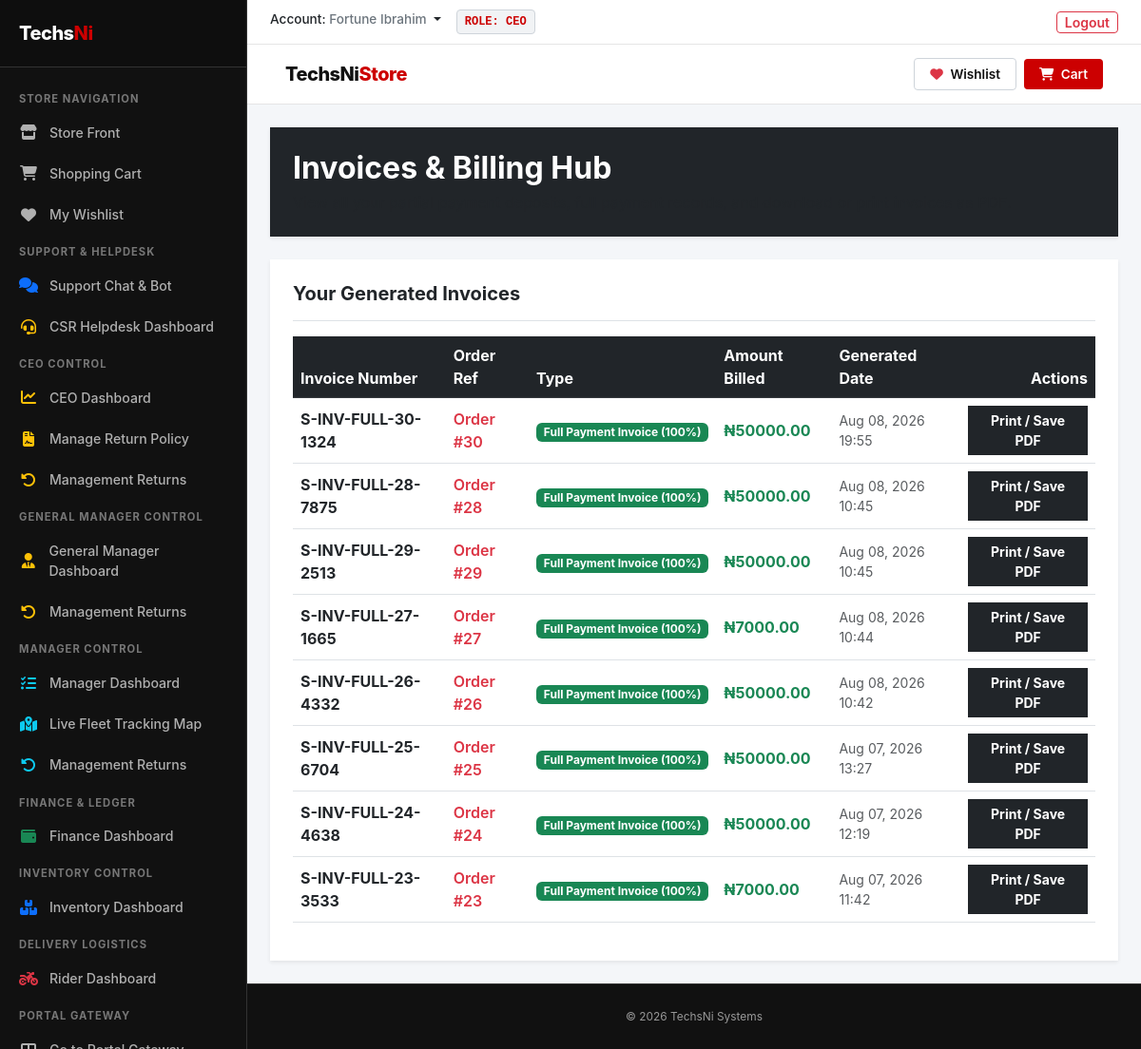
Screenshot of /store/my-invoices/ (signed in) with the database file from the repository.
### services/models.py (models this page shows, shortened)
class User(AbstractUser):
    groups = models.ManyToManyField(
        'auth.Group',
        related_name='custom_user_set',
        blank=True,
        help_text='The groups this user belongs to.',
        verbose_name='groups',
    )
    user_permissions = models.ManyToManyField(
        'auth.Permission',
        related_name='custom_user_permissions_set',
        blank=True,
        help_text='Specific permissions for this user.',
        verbose_name='user permissions',
    )
    ROLE_CHOICES = (
        ('ceo', 'CEO'),
        ('general_manager', 'General Manager'),
        ('manager', 'Manager'),
        ('assistant_manager', 'Assistant Manager'),
        ('customer_service', 'Customer Service Representative'),
        ('worker', 'Worker'),
        ('customer', 'Customer'),
        ('marketer', 'Marketer'),
    )
    role = models.CharField(max_length=30, choices=ROLE_CHOICES, default='customer')
    employee_id = models.CharField(max_length=50, unique=True, blank=True, null=True, verbose_name="ID Number")
    email = models.EmailField(unique=True, blank=False, null=False)
    phone_number = models.CharField(max_length=20, unique=True, null=True, blank=True)
    country = models.CharField(max_length=50, default='Nigeria')
    state = models.CharField(max_length=100, blank=True, null=True)
    capital = models.CharField(max_length=100, blank=True, null=True)
    lga = models.CharField(max_length=100, blank=True, null=True)
    address = models.TextField(blank=True, null=True)
    description = models.TextField(blank=True, null=True)
    narration = models.TextField(blank=True, null=True)
    is_verified = models.BooleanField(default=False)
    otp_code = models.CharField(max_length=6, blank=True, null=True)
    commission_percentage = models.DecimalField(
        max_digits=5, decimal_places=2, blank=True, null=True,
        verbose_name="Custom Commission Percentage (%)"
    )
    referred_by = models.ForeignKey('self', null=True, blank=True, on_delete=models.SET_NULL, related_name='referrals')

### store/models.py (models this page shows, shortened)
class StoreInvoice(models.Model):
    INVOICE_TYPE_CHOICES = (
        ('partial', 'Partial Payment Invoice'),
        ('full', 'Full Payment Invoice (100%)'),
        ('balance', 'Balance Settlement Invoice'),
    )
    order = models.ForeignKey(StoreOrder, on_delete=models.CASCADE, related_name='invoices')
    invoice_number = models.CharField(max_length=50, unique=True)
    invoice_type = models.CharField(max_length=20, choices=INVOICE_TYPE_CHOICES, default='full')
    amount_billed = models.DecimalField(max_digits=12, decimal_places=2, default=0.00)
    invoice_pdf = models.FileField(upload_to='store/invoices/', blank=True, null=True)
    generated_at = models.DateTimeField(auto_now_add=True)

class StoreOrder(models.Model):
    STATUS_CHOICES = (
        ('pending_payment', 'Pending Payment'),
        ('partial_payment_submitted', 'Partial Payment Submitted'),
        ('partial_payment_confirmed', 'Partial Payment Confirmed by Finance'),
        ('full_payment_submitted', 'Full Balance / 100% Payment Submitted'),
        ('full_payment_confirmed', 'Full Payment Confirmed by Finance'),
        ('order_ready', 'Order Ready for Dispatch'),
        ('picked_up', 'Picked Up by Rider (Live Tracking Active)'),
        ('arrived_at_customer', 'Arrived at Customer Location (Rider Locked)'),
        ('balance_paid', 'Balance Paid by Customer'),
        ('delivered', 'Delivered (Snap & Confirm Closed)'),
        ('completed', 'Completed'),
        ('return_requested', 'Return/Replacement Requested'),
        ('returned_to_store', 'Arrived at Store for Inspection'),
        ('replaced', 'Item Replaced'),
    )
    customer = models.ForeignKey(settings.AUTH_USER_MODEL, on_delete=models.CASCADE, related_name='store_orders')
    status = models.CharField(max_length=40, choices=STATUS_CHOICES, default='pending_payment')
    items_subtotal = models.DecimalField(max_digits=12, decimal_places=2, default=0.00)
    shipping_fee = models.DecimalField(max_digits=12, decimal_places=2, default=0.00)
    total_amount = models.DecimalField(max_digits=12, decimal_places=2, default=0.00)
    vendor_cost_amount = models.DecimalField(
        max_digits=12, decimal_places=2, default=0.00,
        help_text="Cost amount sent or owed to the vendor/supplier for items in this order."
    )
    payment_type = models.CharField(
        max_length=20,
        choices=(('full', 'Full 100% Payment'), ('partial', 'Partial Deposit')),
        default='full'
    )
    deposit_amount = models.DecimalField(max_digits=12, decimal_places=2, default=0.00)
    balance_amount = models.DecimalField(max_digits=12, decimal_places=2, default=0.00)
    balance_paid = models.BooleanField(default=False)
    shipping_address = models.TextField()
    phone_number = models.CharField(max_length=20, blank=True, null=True)
    assigned_rider = models.ForeignKey(
        settings.AUTH_USER_MODEL,
        on_delete=models.SET_NULL,
        blank=True,
        null=True,
        related_name='rider_store_deliveries'
    )
    rider_latitude = models.DecimalField(max_digits=9, decimal_places=6, blank=True, null=True, verbose_name="Rider Live Latitude")
    rider_longitude = models.DecimalField(max_digits=9, decimal_places=6, blank=True, null=True, verbose_name="Rider Live Longitude")
    is_location_live = models.BooleanField(default=False, verbose_name="Is Rider Location Broadcasting Live")
    delivery_proof_photo = models.ImageField(upload_to='store/delivery_proofs/', blank=True, null=True)
    created_at = models.DateTimeField(auto_now_add=True)
    updated_at = models.DateTimeField(auto_now=True)

### store/views.py (the view)
# urls.py: path('my-invoices/', views.customer_invoices_view, name='customer_invoices'),
@login_required
def customer_invoices_view(request):
    orders = StoreOrder.objects.filter(customer=request.user).order_by('-created_at')
    invoices = StoreInvoice.objects.filter(order__customer=request.user).order_by('-generated_at')
    global_settings = StoreGlobalSetting.get_settings()
    return render(request, 'store/customer_invoices.html', {
        'invoices': invoices,
        'orders': orders,
        'global_settings': global_settings
    })

### store/models.py (called while the page is built)
    @classmethod
    def get_settings(cls):
        obj, created = cls.objects.get_or_create(pk=1)
        return obj

### store/templates/store/customer_invoices.html (shortened to what this page needs)
{% extends 'store/base.html' %}
{% block content %}
<div class="row mb-4">
    <div class="col-12">
        <div class="card border-0 shadow-sm rounded-0 bg-dark text-white p-4">
            <h2 class="fw-bold mb-1">Invoices & Billing Hub</h2>
            <p class="text-muted mb-0">View all your partial payment deposits, full payment records, and download or print invoices as PDF.</p>
        </div>
    </div>
</div>
<div class="row">
    <div class="col-12">
        <div class="card border-0 shadow-sm rounded-0 p-4 bg-white">
            <h5 class="fw-bold mb-3 border-bottom pb-3">Your Generated Invoices</h5>
            {% if invoices %}
                <div class="table-responsive">
                    <table class="table table-hover align-middle">
                        <thead class="table-dark">
                            <tr>
                                <th>Invoice Number</th>
                                <th>Order Ref</th>
                                <th>Type</th>
                                <th>Amount Billed</th>
                                <th>Generated Date</th>
                                <th class="text-end">Actions</th>
                            </tr>
                        </thead>
                        <tbody>
                            {% for inv in invoices %}
                                <tr>
                                    <td class="fw-bold text-dark">{{ inv.invoice_number }}</td>
                                    <td>
                                        <a href="{% url 'store_order_detail' inv.order.id %}" class="text-decoration-none fw-semibold text-danger">
                                            Order #{{ inv.order.id }}
                                        </a>
                                    </td>
                                    <td>
                                        <span class="badge bg-{% if inv.invoice_type == 'partial' %}warning text-dark{% elif inv.invoice_type == 'balance' %}info text-dark{% else %}success{% endif %}">
                                            {{ inv.get_invoice_type_display }}
                                        </span>
                                    </td>
                                    <td class="fw-bold text-success">₦{{ inv.amount_billed }}</td>
                                    <td class="text-muted small">{{ inv.generated_at|date:"M d, Y H:i" }}</td>
                                    <td class="text-end">
                                        <button onclick="window.print()" class="btn btn-sm btn-dark rounded-0 fw-bold px-3">
                                            Print / Save PDF
                                        </button>
                                    </td>
                                </tr>
                            {% endfor %}
                        </tbody>
                    </table>
                </div>
            {% endif %}
        </div>
    </div>
</div>
{% endblock %}

### store/templates/store/base.html (shortened to what this page needs)
{% load static %}
<!DOCTYPE html>
<html lang="en">
<head>
    <link href="https://cdn.jsdelivr.net/npm/bootstrap@5.3.0/dist/css/bootstrap.min.css" rel="stylesheet">
    <link rel="stylesheet" href="https://cdn.jsdelivr.net/npm/bootstrap-icons@1.10.5/font/bootstrap-icons.css">
    <link rel="stylesheet" href="https://cdnjs.cloudflare.com/ajax/libs/font-awesome/6.4.0/css/all.min.css">
</head>
<body>
    <div class="app-wrapper">
        <nav class="app-sidebar" id="appSidebar">
            <div class="sidebar-brand-box d-flex justify-content-between align-items-center">
                <a href="{% url 'store_home' %}" class="text-white text-decoration-none">Techs<span>Ni</span></a>
            </div>
            <ul class="sidebar-menu">
                <li class="menu-header">Store Navigation</li>
                <li><a href="{% url 'store_home' %}"><i class="fas fa-store"></i> Store Front</a></li>
                <li><a href="{% url 'store_cart' %}"><i class="fas fa-shopping-cart"></i> Shopping Cart</a></li>
                <li><a href="{% url 'customer_wishlist' %}"><i class="fas fa-heart"></i> My Wishlist</a></li>
                <li class="menu-header">Support & Helpdesk</li>
                <li><a href="{% url 'customer_support_chat' %}"><i class="fas fa-comments text-primary"></i> Support Chat & Bot</a></li>
                {% if request.user.role == 'customer_service' or request.user.role == 'general_manager' or request.user.is_superuser %}
                <li><a href="{% url 'csr_dashboard' %}"><i class="fas fa-headset text-warning"></i> CSR Helpdesk Dashboard</a></li>
                {% endif %}
                {% if request.user.is_superuser or request.user.role == 'CEO' %}
                <li class="menu-header">CEO Control</li>
                <li><a href="{% url 'store_ceo_dashboard' %}"><i class="fas fa-chart-line text-warning"></i> CEO Dashboard</a></li>
                <li><a href="{% url 'ceo_manage_return_policy' %}"><i class="fas fa-file-contract text-warning"></i> Manage Return Policy</a></li>
                <li><a href="{% url 'management_return_dashboard' %}"><i class="fas fa-undo-alt text-warning"></i> Management Returns</a></li>
                {% endif %}
                {% if request.user.role == 'general_manager' or request.user.is_superuser %}
                <li class="menu-header">General Manager Control</li>
                <li><a href="{% url 'general_manager_dashboard' %}"><i class="fas fa-user-tie text-warning"></i> General Manager Dashboard</a></li>
                <li><a href="{% url 'management_return_dashboard' %}"><i class="fas fa-undo-alt text-warning"></i> Management Returns</a></li>
                {% endif %}
                {% if request.user.role == 'store_manager' or request.user.role == 'manager' or request.user.is_superuser %}
                <li class="menu-header">Manager Control</li>
                <li><a href="{% url 'store_manager_dashboard' %}"><i class="fas fa-tasks text-info"></i> Manager Dashboard</a></li>
                <li><a href="{% url 'store_manager_dashboard' %}" onclick="setTimeout(() => switchManagerTab('map-section'), 100);"><i class="fas fa-map-marked-alt text-info"></i> Live Fleet Tracking Map</a></li>
                <li><a href="{% url 'management_return_dashboard' %}"><i class="fas fa-undo-alt text-info"></i> Management Returns</a></li>
                {% endif %}
                {% if request.user.role == 'store_finance' or request.user.is_superuser %}
                <li class="menu-header">Finance & Ledger</li>
                <li><a href="{% url 'store_finance_dashboard' %}"><i class="fas fa-wallet text-success"></i> Finance Dashboard</a></li>
                {% endif %}
                {% if request.user.role == 'store_keeper' or request.user.is_superuser %}
                <li class="menu-header">Inventory Control</li>
                <li><a href="{% url 'store_keeper_dashboard' %}"><i class="fas fa-boxes text-primary"></i> Inventory Dashboard</a></li>
                {% endif %}
                {% if request.user.role == 'rider' or request.user.is_superuser %}
                <li class="menu-header">Delivery Logistics</li>
                <li><a href="{% url 'store_rider_dashboard' %}"><i class="fas fa-motorcycle text-danger"></i> Rider Dashboard</a></li>
                {% endif %}
                <li class="menu-header">Portal Gateway</li>
                <li><a href="{% url 'portal_gateway' %}"><i class="fas fa-th-large"></i> Go to Portal Gateway</a></li>
            </ul>
        </nav>
        <div class="app-main">
            <div class="utility-bar">
                <div class="d-flex align-items-center gap-2 gap-md-3">
                    <div class="dropdown">
                        <a class="dropdown-toggle fw-medium text-dark text-decoration-none text-truncate" href="#" role="button" data-bs-toggle="dropdown" aria-expanded="false" style="max-width: 180px; display: inline-block;">
                            Account: <span class="text-secondary">{% if request.user.get_full_name %}{{ request.user.get_full_name }}{% else %}{{ request.user.username }}{% endif %}</span>
                        </a>
                    </div>
                    <span class="role-chip d-none d-sm-inline-block">ROLE: {{ request.user.role|default:"CUSTOMER"|upper }}</span>
                </div>
                <div class="d-flex align-items-center gap-3">
                    <form action="{% url 'logout' %}" method="post" class="m-0">
                        <button type="submit" class="btn btn-sm btn-outline-danger fw-semibold py-0 px-2">Logout</button>
                    </form>
                </div>
            </div>
            <header class="corporate-header">
                <div class="container-fluid d-flex justify-content-between align-items-center px-2 px-md-3">
                    <a class="brand-logo fs-5 fs-md-4" href="{% url 'store_home' %}">TechsNi<span>Store</span></a>
                    <div class="d-flex align-items-center gap-2">
                        <a href="{% url 'customer_wishlist' %}" class="btn btn-wishlist-pro px-2 px-md-3">
                            <i class="fas fa-heart text-danger me-1"></i> <span class="d-none d-sm-inline">Wishlist</span>
                        </a>
                        <a href="{% url 'store_cart' %}" class="btn btn-cart-pro px-2 px-md-3">
                            <i class="fas fa-shopping-cart me-1"></i> <span class="d-none d-sm-inline">Cart</span>
                        </a>
                    </div>
                </div>
            </header>
            <main class="container-fluid p-2 p-md-4">
                {% block content %}
                {% endblock %}
            </main>
            <footer>
                <div class="container text-center px-3">
                    <p class="mb-0 small">&copy; 2026 TechsNi Systems</p>
                </div>
            </footer>
        </div>
    </div>
</body>
</html>

### rows the page displays
User: user.get_full_name "Fortune Ibrahim", user.role "CEO"
StoreInvoice: invoice_number "S-INV-FULL-30-1324", order.id "30", invoice_type "Full Payment Invoice (100%)", amount_billed "50000.00", generated_at "Aug 08, 2026 19:55"
StoreInvoice: invoice_number "S-INV-FULL-28-7875", order.id "28", invoice_type "Full Payment Invoice (100%)", amount_billed "50000.00", generated_at "Aug 08, 2026 10:45"
StoreInvoice: invoice_number "S-INV-FULL-29-2513", order.id "29", invoice_type "Full Payment Invoice (100%)", amount_billed "50000.00", generated_at "Aug 08, 2026 10:45"
StoreInvoice: invoice_number "S-INV-FULL-27-1665", order.id "27", invoice_type "Full Payment Invoice (100%)", amount_billed "7000.00", generated_at "Aug 08, 2026 10:44"
StoreInvoice: invoice_number "S-INV-FULL-26-4332", order.id "26", invoice_type "Full Payment Invoice (100%)", amount_billed "50000.00", generated_at "Aug 08, 2026 10:42"
StoreInvoice: invoice_number "S-INV-FULL-25-6704", order.id "25", invoice_type "Full Payment Invoice (100%)", amount_billed "50000.00", generated_at "Aug 07, 2026 13:27"
StoreInvoice: invoice_number "S-INV-FULL-24-4638", order.id "24", invoice_type "Full Payment Invoice (100%)", amount_billed "50000.00", generated_at "Aug 07, 2026 12:19"
StoreInvoice: invoice_number "S-INV-FULL-23-3533", order.id "23", invoice_type "Full Payment Invoice (100%)", amount_billed "7000.00", generated_at "Aug 07, 2026 11:42"
